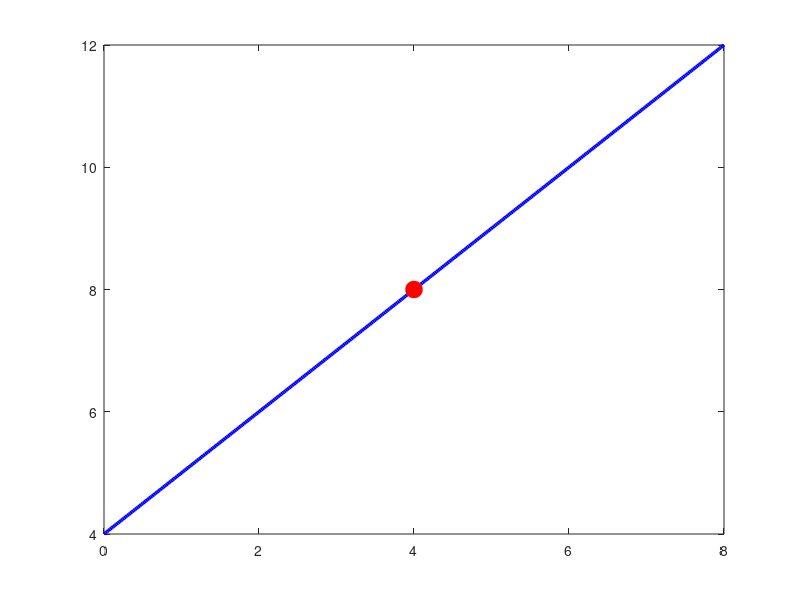

Write the MATLAB code that produced this figure. (Note: this script raises an error after producing the figure.)
% ===================================================== 
%  UTS Matematika Sains Data — Semester Genap 2025/2026 
%  Soal 5 — Limit Kekontinuan
%  --------------------------------------------------- 
%  Nama  : Ziohamdan Putra Yudhana
%  NIM   : 2510514012
%  Parameter: N=12, a=1, b=2, K=4, theta0=40, alpha=0.003 
%  Tanggal: <2026-04-28> 
% ===================================================== 

clc; clear; close all;

% Parameter
K = 4; a = 1;

% Nilai p dan q dari perhitungan manual (soal 5.4)
p = 8;
q = 4;

% Definisikan fungsi piecewise
% Untuk x < K: C(x) = x + K = x + 4
% Untuk x = K: C(x) = p = 8
% Untuk x > K: C(x) = a*x + q = x + 4

% Interval plot
x_left = linspace(0, K - 0.01, 200);
x_right = linspace(K + 0.01, 2*K, 200);

% Nilai fungsi
C_left = x_left + K;
C_right = x_right + q;

% Plot
figure('Position', [100 100 800 600], 'Color', 'w');

% Plot kiri (x < K)
plot(x_left, C_left, 'b-', 'LineWidth', 2.5); hold on;

% Plot kanan (x > K)
plot(x_right, C_right, 'b-', 'LineWidth', 2.5);

% Plot titik sambung di x = K
plot(K, p, 'ro', 'MarkerSize', 12, 'MarkerFaceColor', 'r');

% Garis vertikal tipis di x = K
xline(K, 'k--', sprintf('x = %d', K), 'LabelVerticalAlignment', 'bottom', 'LineWidth', 1);

% Format plot
xlabel('x', 'FontSize', 12, 'FontWeight', 'bold');
ylabel('C(x)', 'FontSize', 12, 'FontWeight', 'bold');
title(sprintf('Fungsi Biaya C(x) Kontinu di x = %d - NIM 2510514012', K), ...
    'FontSize', 14, 'FontWeight', 'bold');
legend('C(x) untuk x < K dan x > K', sprintf('Titik (K, p) = (%d, %d)', K, p), ...
    'Location', 'best');
grid on;
xlim([0, 2*K]);
ylim([0, 2*K + 4]);

% Simpan figure
saveas(gcf, 'Soal5g_Fungsi_Biaya_Kontinu_NIM_2510514012.png');
fprintf('Visualisasi telah disimpan sebagai: Soal5g_Fungsi_Biaya_Kontinu_NIM_2510514012.png\n');
fprintf('Timestamp: %s\n', datetime('now'));
